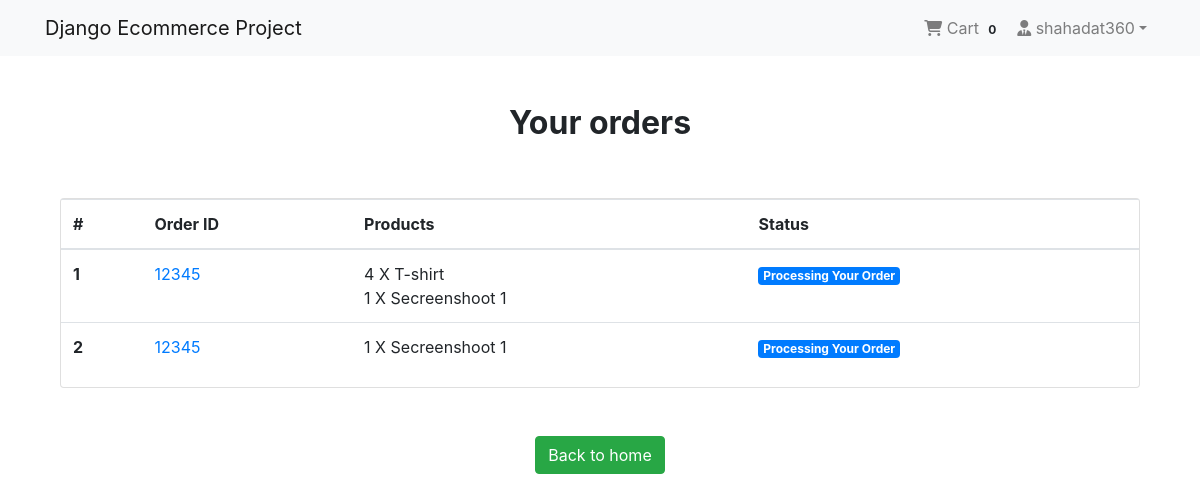
/payment/orders/ (signed in), run on the app's committed database.
### App_Login/models.py (models this page shows, shortened)
class User(AbstractBaseUser, PermissionsMixin):
    email = models.EmailField(unique=True, null=False)
    is_staff = models.BooleanField(
        gettext_lazy('staff status'),
        default=False,
        help_text=gettext_lazy('Designates whether the user can log into this admin site')
    )
    is_active = models.BooleanField(
        gettext_lazy('active'),
        default=True,
        help_text=gettext_lazy(
            'Designates whether this user should be treated as active. Unselect this instead of deleting')
    )
    USERNAME_FIELD = 'email'
    objects = MyUserManager()

class Profile(models.Model):
    user = models.OneToOneField(User, on_delete=models.CASCADE, related_name='profile')
    username = models.CharField(max_length=264, blank=True)
    full_name = models.CharField(max_length=264, blank=True)
    address_1 = models.TextField(blank=True, max_length=300)
    city = models.CharField(max_length=40, blank=True)
    zipcode = models.CharField(max_length=10, blank=True)
    country = models.CharField(max_length=50, blank=True)
    phone = models.CharField(max_length=15, blank=True)
    date_joined = models.DateTimeField(auto_now_add=True)

### App_Order/models.py (models this page shows, shortened)
class Order(models.Model):
    order_items = models.ManyToManyField(Cart)
    user = models.ForeignKey(settings.AUTH_USER_MODEL, on_delete=models.CASCADE)
    ordered = models.BooleanField(default=False)
    created = models.DateTimeField(auto_now_add=True)
    updated = models.DateTimeField(auto_now=True)
    payment_id = models.CharField(max_length=264, blank=True, null=True)
    order_id = models.CharField(max_length=200, blank=True, null=True)

class Cart(models.Model):
    user = models.ForeignKey(settings.AUTH_USER_MODEL, on_delete=models.CASCADE, related_name='cart')
    item = models.ForeignKey(Product, on_delete=models.CASCADE)
    quantity = models.IntegerField(default=1)
    purchased = models.BooleanField(default=False)
    created = models.DateTimeField(auto_now_add=True)
    updated = models.DateTimeField(auto_now=True)
    def __str__(self):
        return f'{self.quantity} X {self.item}'

### App_Shop/models.py (models this page shows)
class Product(models.Model):
    mainImage = models.ImageField(upload_to='Products')
    name = models.CharField(max_length=264)
    category = models.ForeignKey(Category, on_delete=models.CASCADE, related_name='category')
    preview_text = models.TextField(max_length=200, verbose_name='Preview Text')
    detail_text = models.TextField(max_length=1000, verbose_name='Detail Text')
    price = models.FloatField()
    old_price = models.FloatField(default=0.00)
    created = models.DateTimeField(auto_now_add=True)
    def __str__(self):
        return self.name
    class Meta:
        ordering = ['-created']

### App_Payment/views.py (the view)
# urls.py: path('orders/',views.order_view,name='orders')
@login_required
def order_view(request):
    try:
        orders = Order.objects.filter(user=request.user, ordered=True)
        context = {'orders': orders}
    except:
        messages.warning(request, f'You don\'t have an active order')
        return redirect('App_Shop:index')
    return render(request, 'App_Payment/order.html', context=context)

### App_Order/templatetags/cart_tag.py (called while the page is built)
@register.filter
def cart_total(user):
    order = Order.objects.filter(user=user, ordered=False)
    if order.exists():
        return order[0].order_items.count()
    else:
        return 0

### App_Payment/templates/App_Payment/order.html
{% extends  'base.html' %}
{% block body_block %}
    <div class="container mt-5">
        <h2 class="text-center"><strong>Your orders</strong></h2>
        <div class="row">
            <div class="col-md-12">
                <div class="card mt-5" style="height: auto">
                    <div class="table-responsive">
                        <table class="table">
                            <thead>
                                <tr>
                                    <th scope="col">#</th>
                                    <th scope="col">Order ID</th>
                                    <th scope="col">Products</th>
                                    <th scope="col">Status</th>
                                </tr>
                            </thead>
                            <tbody>
                                {% for order in orders %}
                                    <tr>
                                        <th scope="row">{{ forloop.counter }}</th>
                                        <td><a href="">{{ order.order_id }}</a></td>
                                        <td>
                                            {% for item in order.order_items.all %}{{ item }}<br>{% endfor %}
                                        </td>
                                        <td><span class="badge badge-primary">Processing Your Order</span></td>
                                    </tr>
                                {% endfor %}
                            </tbody>
                        </table>
                    </div>
                </div>
            </div>
            <div class="col-md-12 mt-5 text-center">
                <a href="{% url 'App_Shop:index' %}" class="btn btn-success">Back to home</a>
            </div>
        </div>
    </div>
{% endblock %}

### templates/navbar.html (shortened to what this page needs)
{% load cart_tag %}
<nav class="navbar navbar-expand-lg navbar-light bg-light">
    <div class="container">
        <a href="{% url 'App_Shop:index' %}" class="navbar-brand">Django Ecommerce Project</a>
        <div class="collapse navbar-collapse" id="navbarNav">
            <ul class="navbar-nav ml-auto">
                {% if request.user.is_authenticated %}
                    <li class="nav-item">
                        <a href="{% url 'App_Order:cart' %}" class="nav-link">
                            <i class="fa fa-shopping-cart"></i> Cart
                            <span class="badge badge-light">{{ request.user|cart_total }}</span>
                        </a>
                    </li>
                    <li class="nav-item dropdown">
                        <a class="nav-link dropdown-toggle" href="#" id="navbarDropdown" role="button" data-toggle="dropdown" aria-haspopup="true"
                        aria-expanded="false"><i class="fa fa-user-tie"></i>  {{ request.user.profile.username }}</a>
                    </li>
                {% else %}
                    <li class="nav-item">
                        <a href="{% url 'App_Login:login' %}" class="btn btn-primary btn-sm">Login</a>
                    </li>
                {% endif %}
            </ul>
        </div>
    </div>
</nav>

### templates/base.html (style rules this page uses)
.card { height: 350px; }

### data on the page
User: user|cart_total "0", user.profile.username "shahadat360"
Order: order_id "12345"
Cart: quantity+item "4 X T-shirt"
Cart: quantity+item "1 X Secreenshoot 1"
Order: order_id "12345"
Cart: quantity+item "1 X Secreenshoot 1"
